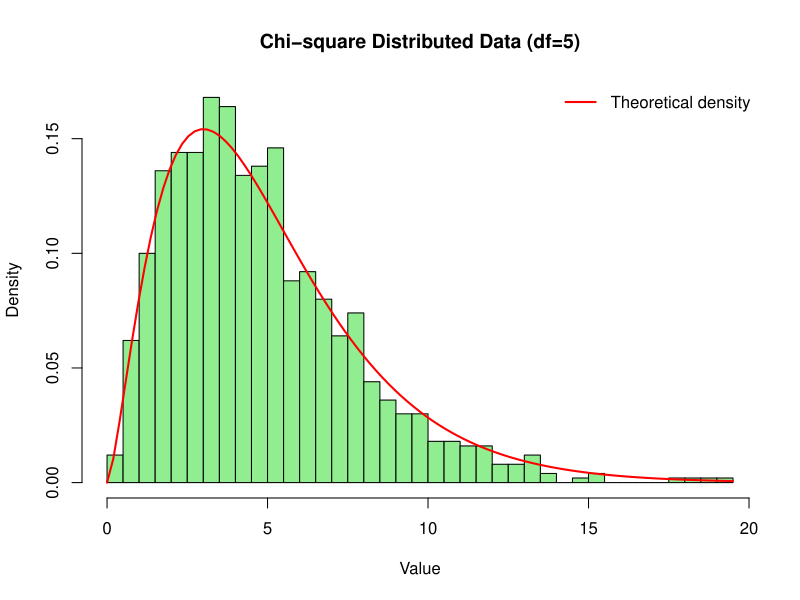

This figure's R source:
# E1-2: Generate chi-square distributed data and analyze its properties

set.seed(123)

n <- 1000
df <- 5

# Generate chi-square data
chi_data <- rchisq(n, df)

# Mean and variance
cat("Sample Mean:", mean(chi_data),
    " (Theoretical:", df, ")\n")

cat("Sample Variance:", var(chi_data),
    " (Theoretical:", 2 * df, ")\n")


# Save graph as PDF
pdf("E1_2_Chi_Square_Distribution.pdf",
    width = 8, height = 6)

# Histogram
hist(chi_data,
     breaks = 30,
     probability = TRUE,
     col = "lightgreen",
     main = "Chi-square Distributed Data (df = 5)",
     xlab = "Value")

# Theoretical density curve
curve(dchisq(x, df),
      add = TRUE,
      col = "red",
      lwd = 2)

# Legend
legend("topright",
       legend = "Theoretical density",
       col = "red",
       lwd = 2,
       bty = "n")

dev.off()





# E1-2: Generate chi-square distributed data and analyze its properties

# set.seed(123)

# n <- 1000
# df <- 5

# # Generate chi-square data
# chi_data <- rchisq(n, df)

# # Mean and variance
# cat("Sample Mean:", mean(chi_data),
#     " (Theoretical:", df, ")\n")

# cat("Sample Variance:", var(chi_data),
#     " (Theoretical:", 2 * df, ")\n")

# # Histogram
# hist(chi_data,
#      breaks = 30,
#      probability = TRUE,
#      col = "lightgreen",
#      main = "Chi-square Distributed Data (df=5)",
#      xlab = "Value")

# # Theoretical density curve
# curve(dchisq(x, df),
#       add = TRUE,
#       col = "red",
#       lwd = 2)

# # Legend
# legend("topright",
#        legend = "Theoretical density",
#        col = "red",
#        lwd = 2,
#        bty = "n")
